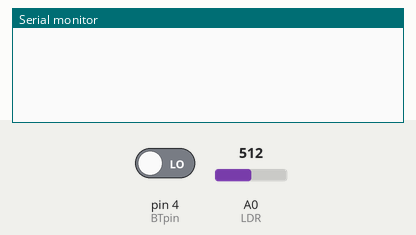
This sketch was run on a simulated Arduino Uno, built with avr-gcc and run on an emulated ATmega328P. On the bench: the last lines printed to the serial monitor. The test bench sets the inputs (shaded band); at power-on: pin 4 (BTpin) LOW, A0 (LDR) = 512.

Above: at 0.8 s.
0.9 s: pin 4 (BTpin) driven HIGH
At 2.0 s:
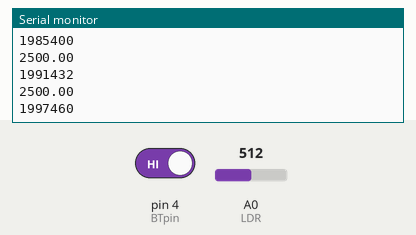
2.4 s: A0 (LDR) set to 716
At 3.2 s:
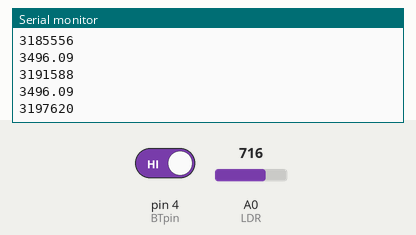
3.9 s: A0 (LDR) set to 900
At 4.8 s:
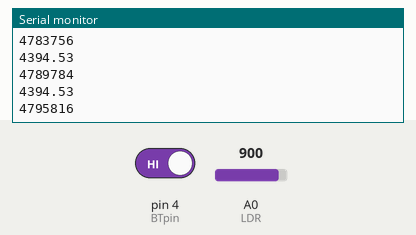
Timing chart, 0 to 6.9 s (numbered marks = the images above; inputs shaded):
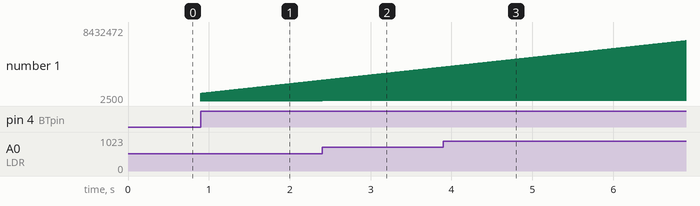

Measured:
- after the input at 0.9 s, the serial monitor: prints a new line at once (image 1)

The sketch:

rtbt.ino
```cpp
int LDR = 0;                  // analog input pin
boolean BTconnected = false;  // BT connected flag
const byte BTpin = 4;         // BT connected pin
/*
 * BLUETOOTH
 * PIN CONFIGURATION: uses actual serial, so rx/tx -> tx/rx
 * - ECG signal     -> A0
 * - HC-05 VCC, GND -> 5V, GND
 * - HC-05 TX, RX   -> RX0, TX1 (0, 1)
 * - HC-05 STATE    -> D4
 * Each cycle takes delay + ~576 us
 * sampling rate is mildly non-const
 *  - maximum difference between two loop times: 12 us
 * sampling rate doesn't reflect actual signal timescale
*/
// initialize the serial port (at 115200 baud rate), set aref to defualt, and declare inputs and outputs
void setup() {
  pinMode(LDR, INPUT);
  analogReference(DEFAULT);
  Serial.begin(115200);  // HC-05 baud rate. To change, see AT.ino

  // wait until connected to start transmitting
  while (!BTconnected)
    {
      if ( digitalRead(BTpin)==HIGH)  { BTconnected = true;};
    }
  // timing: check starting micros
  //Serial.println(micros());
}
// read from the analog input connected to the LDR and print the value to the serial port.
// the delay is only to avoid sending so much data as to make it unreadable.
void loop() {
  float v = analogRead(LDR);
  float voltage=5.0/1024.0*1000.0*v;  // avoid using floats
  Serial.println(voltage);            // write voltage to serial
  Serial.println(micros());
  delay(5);                          // delay is tweakable
  // timing: print newest micros
}
```
